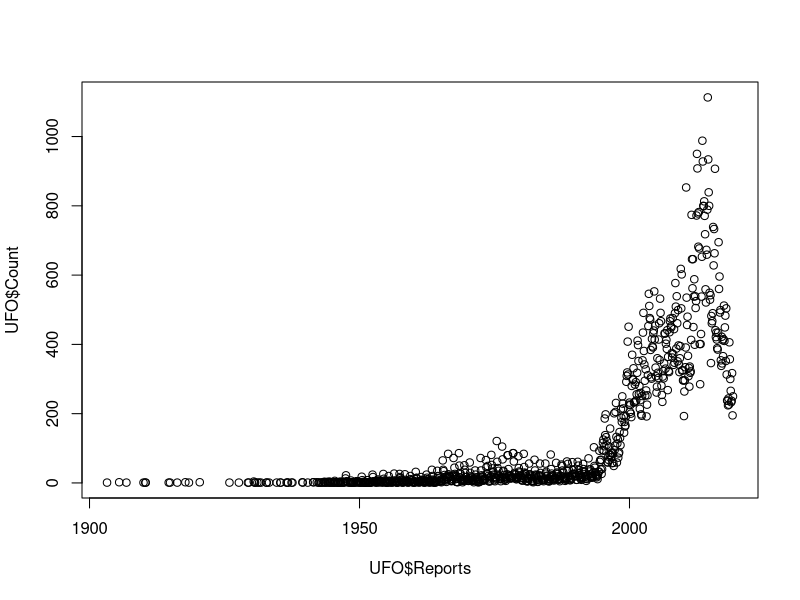
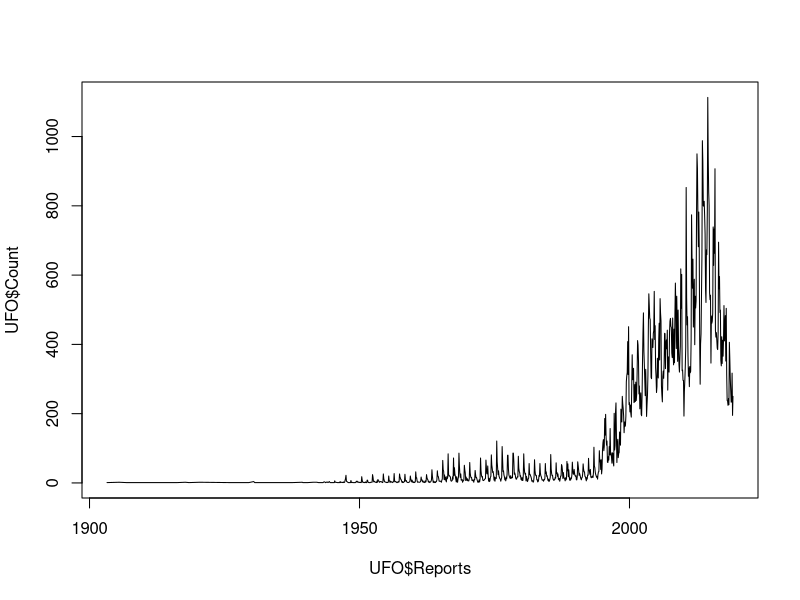
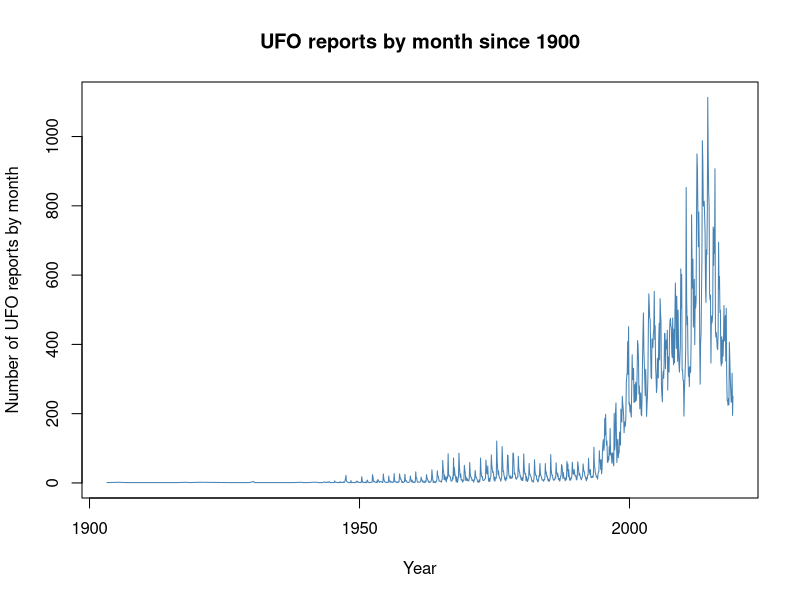
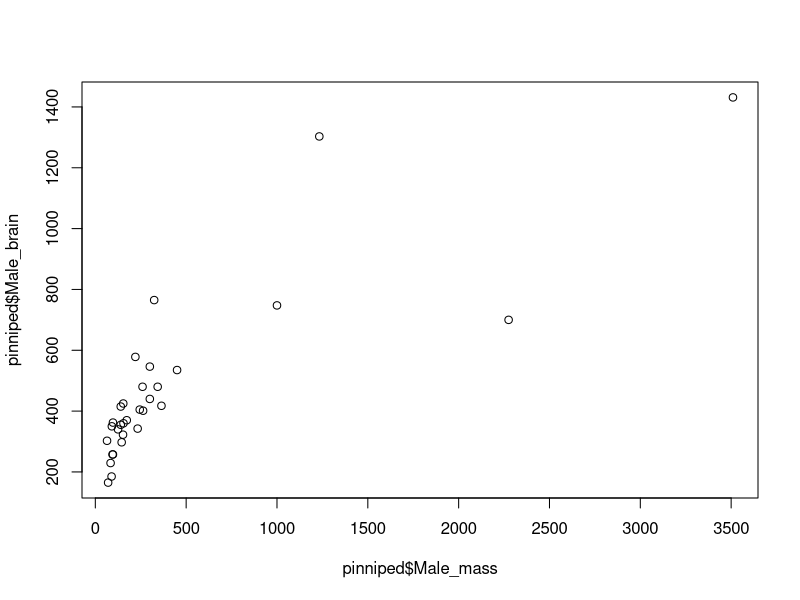
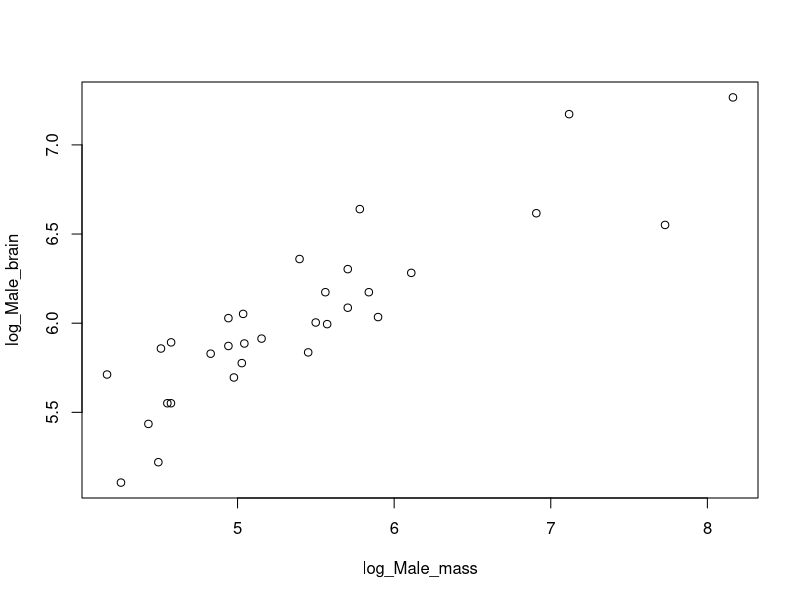
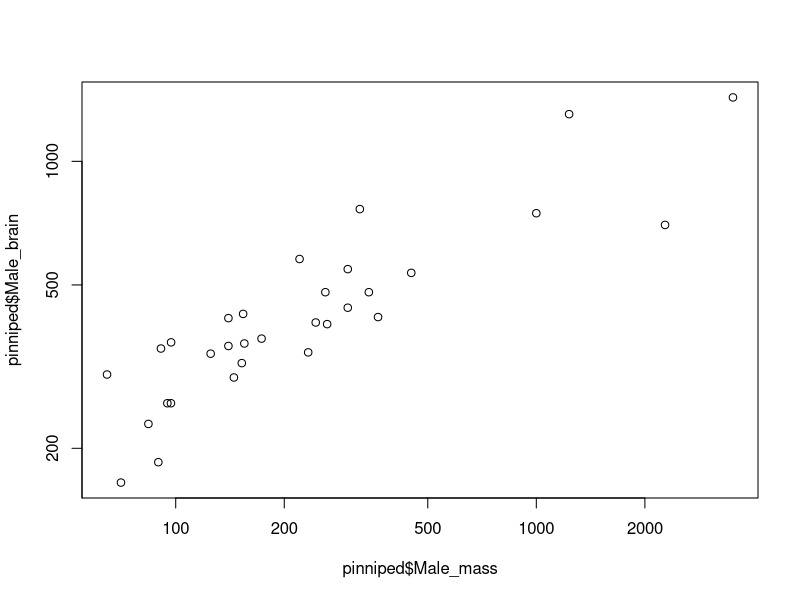
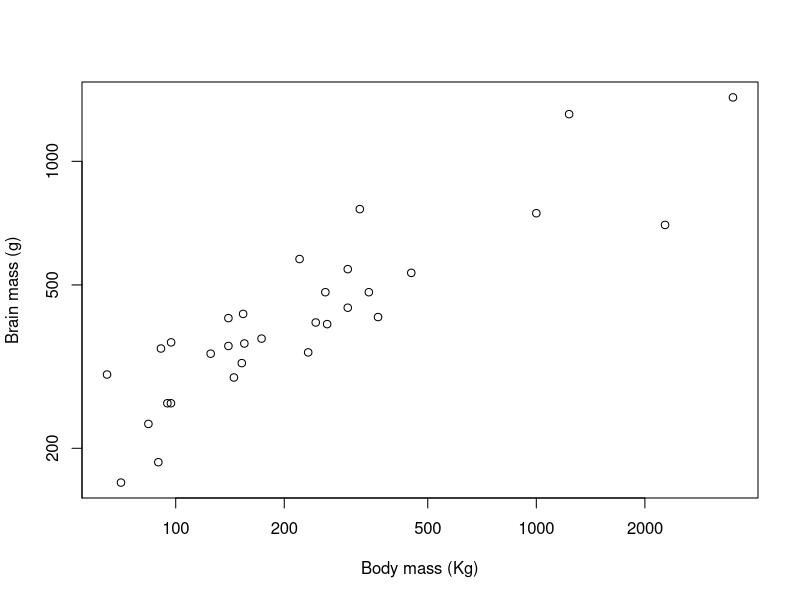
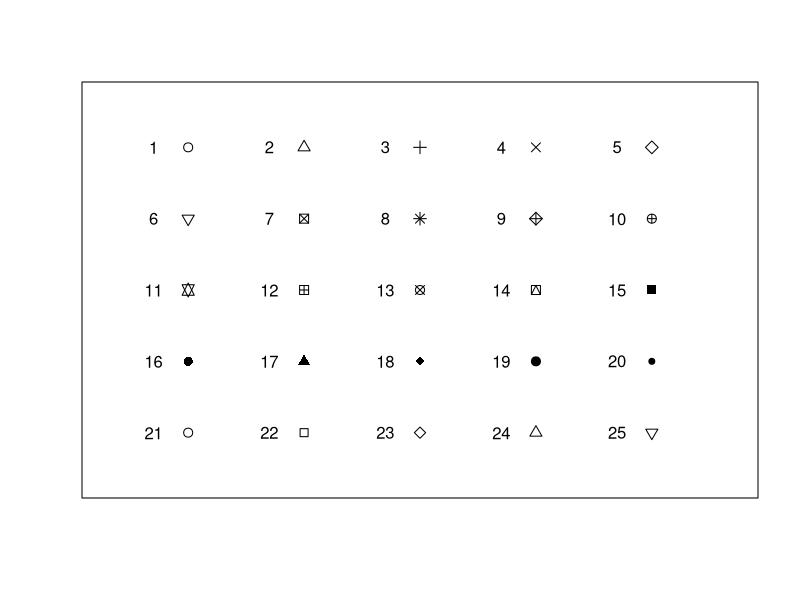

These figures' R source, in order: (Note: this script raises an error after producing the figures.)
## ---- chunk 1
knitr::opts_chunk$set(collapse = TRUE, warning = FALSE, message = FALSE, comment = NA)
## ---- chunk 2
options(digits = 5)  ##Sets number of sig. figs to display output to

## Load data for this chapter

Haemocyte <-
  read.table("Data/Haemocyte.txt", header = TRUE)

tbdata <-
  read.table("Data/TB_HPA.txt", header = TRUE)

earwig <-
  read.table("Data/earwig.txt", header = TRUE)

IMH<-read.table("Data/IMH2012.txt", header = TRUE)
## ---- chunk 3
# Script to read data on UFO reports and plot the data since 1900
# Audrey Bloggs 25th December 2022

# Load data from website
UFO <- read.csv("Data/UFO_data.csv")

# Convert 'Reports' variable to date
UFO$Reports <- as.Date(UFO$Reports, format = "%d/%m/%Y")

# Trim off dates before 1900 which have a different format and convert to NA
UFO <- UFO[which((!is.na(UFO$Reports))), ]

## ---- chunk 4
plot(UFO$Count ~ UFO$Reports)
## ---- chunk 5
plot(UFO$Count ~ UFO$Reports,
     type = "l")
## ---- chunk 6
plot(UFO$Count ~ UFO$Reports,
     type = "l",
     col = "steelblue",
     xlab = "Year",
     ylab = "Number of UFO reports by month",
     main  = "UFO reports by month since 1900")
## ---- chunk 7
pinniped <- read.csv("Data/Pinniped_brains.csv")
## ---- chunk 8
str(pinniped)
## ---- chunk 9
plot(pinniped$Male_brain~pinniped$Male_mass)
## ---- chunk 10
#Generate new variables with the log transformed data
log_Male_brain <- log(pinniped$Male_brain)
log_Male_mass <- log(pinniped$Male_mass)

#plot our new variables
plot(log_Male_brain~log_Male_mass)
## ---- chunk 11
plot(pinniped$Male_brain ~ pinniped$Male_mass,
     log  = "xy")
## ---- chunk 12
plot(pinniped$Male_brain ~ pinniped$Male_mass,
     log  = "xy",
     xlab = "Body mass (Kg)",
     ylab = "Brain mass (g)")
## ---- chunk 13
# Set up variables
X1 <- rep(1:5, 5)
Y1 <- rep(5:1, each = 5)
sym <- 1:25

# Plot the graph
plot(
  X1,
  Y1,
  pch = sym,
  cex = 1.2,
  xlab = "",
  ylab = "",
  xaxt = "n",
  yaxt = "n",
  xlim = c(0.3, 5.7),
  ylim = c(0.3, 5.7)
)

# Add text
text(x = X1 - 0.3, y = Y1, labels = sym)
## ---- chunk 14
plot(pinniped$Male_brain ~ pinniped$Male_mass,
     log  = "xy",
     xlab = "Body mass (Kg)",
     ylab = "Brain mass (g)", 
     pch = 16)
## ---- chunk 15
plot(pinniped$Male_brain ~ pinniped$Male_mass,
     log  = "xy",
     xlab = "Body mass (Kg)",
     ylab = "Brain mass (g)", 
     pch = 16,
     col = "aquamarine4")
## ---- chunk 16
Mating_system <- factor(ifelse(pinniped$Harem == 1, "Non harem", "Harem"))
## ---- chunk 17
colours <- c("aquamarine4", "chocolate2")
## ---- chunk 18
colours[2]
## ---- chunk 19
example <- c(1,1,2,1,2,2,1)
colours[example]
## ---- chunk 20
colours[Mating_system]
## ---- chunk 21
plot(pinniped$Male_brain ~ pinniped$Male_mass,
     log  = "xy",
     xlab = "Body mass (Kg)",
     ylab = "Brain mass (g)", 
     pch = 16,
     col = colours[Mating_system])
## ---- chunk 22
symbols <- c(16,17)
## ---- chunk 23
plot(pinniped$Male_brain ~ pinniped$Male_mass,
     log  = "xy",
     xlab = "Body mass (Kg)",
     ylab = "Brain mass (g)", 
     pch = symbols[Mating_system])
## ---- chunk 24
palette()
## ---- chunk 25
plot(pinniped$Male_brain ~ pinniped$Male_mass,
     log  = "xy",
     xlab = "Body mass (Kg)",
     ylab = "Brain mass (g)", 
     pch = 16,
     col = Mating_system)
## ---- chunk 26
hcl.pals()
## ---- chunk 27
library(RColorBrewer)
display.brewer.all(type = "seq")
## ---- chunk 28
display.brewer.all(type = "div")
## ---- chunk 29
display.brewer.all(type = "qual")
## ---- chunk 30
display.brewer.pal(n = 7, name = 'Dark2')
## ---- chunk 31
palette1 <- brewer.pal(n=7, name = "Dark2")
## ---- chunk 32
palette1
## ---- chunk 33

WB <- read.csv("Data/World_bank_data_2014.csv")
WB$Region <- as.factor(WB$Region)
WB$Income_group <- as.factor(WB$Income_group)

str(WB)
## ---- chunk 34

par(mar = c(5,4,4,13))
par(xpd = TRUE)

plot(WB$Forest_area ~ WB$Precipitation, 
     col = palette1[WB$Region], 
     pch = 16,
     xlab = "Precipitation (mm per year)",
     ylab = "Forest area (%)")

legend(x=3500, y=80, 
       col = palette1, 
       pch = 16, 
       legend = levels(WB$Region), 
       bty = "n", 
       title = "Region")

par(mar = c(5,4,4,2) + 0.1)
par(xpd = FALSE)
## ---- chunk 35

par(mar = c(5,4,4,13))
par(xpd = TRUE)

plot(WB$Forest_area ~ WB$Precipitation, 
     col = palette1[WB$Region], 
     pch = 16,
     xlab = "Precipitation (mm per year)",
     ylab = "Forest area (%)")

legend(x=3500, y=80, 
       col = palette1, 
       pch = 16, 
       legend = levels(WB$Region), 
       bty = "n", 
       title = "Region")

par(mar = c(5,4,4,2) + 0.1)
par(xpd = FALSE)
## ---- chunk 36
IMH<-read.table("Data/IMH2012.txt")
str(IMH)
## ---- chunk 37
plot(
  IMH$Swim,
  IMH$Bike,
  pch = 16,
  col = "aquamarine4",
  xlab = "Swim split (hours)",
  ylab = "Run split (hours)"
)
## ---- chunk 38
as.hexmode(col2rgb("aquamarine4"))
## ---- chunk 39
plot(
  IMH$Swim,
  IMH$Bike,
  pch = 16,
  col = "#458b7464",
  xlab = "Swim split (hours)",
  ylab = "Bike split (hours)"
)
## ---- chunk 40
par(mfrow = c(1,2))

hist(WB$CO2, 
     xlab = expression(paste("CO"[2], " production per capita (tonnes)")), 
     main = "")

hist(WB$Population_growth, 
     xlab = "Population growth (%)", 
     main = "")

par(mfrow = c(1,1))
## ---- chunk 41
par(mfrow = c(1,2))

hist(WB$CO2,
     breaks = seq(from = 0, to = 35, length = 13),
     col = "aquamarine4",
     xlab = expression(paste("CO"[2], " production per capita (tonnes)")), 
     main = "")

hist(WB$Population_growth,
     col = "aquamarine4",
     xlab = "Population growth (%)", 
     main = "")

par(mfrow = c(1,1))
## ---- chunk 42
break1 <- c(0, seq(from = 5, to = 35, by = 1))

hist(WB$CO2,
     breaks = break1,
     freq = FALSE,
     col = "steelblue",
     xlab = expression(paste("CO"[2], " production per capita (tonnes)")), 
     main = "")
## ---- chunk 43
par(mfrow = c(1,2))

boxplot(WB$CO2, 
        ylab = expression(paste("CO"[2], " production per capita (tonnes)")))

boxplot(WB$Population_growth, 
        ylab = "Population growth (%)")

par(mfrow = c(1,1))
## ---- chunk 44

boxplot(WB$CO2 ~ WB$Income_group)
## ---- chunk 45
WB$Income_group <- factor(
  WB$Income_group,
  levels = c(
    "Low income",
    "Lower middle income",
    "Upper middle income",
    "High income"
  )
)

boxplot(
  WB$CO2 ~ WB$Income_group,
  xlab = "Income group",
  ylab = expression(paste(CO[2], " production per capita (tonnes)")),
  col = "grey70",
  cex.axis = 0.8
)

## ---- chunk 46
Income <- as.factor(ifelse(WB$Income_group == "High income" | WB$Income_group == "Upper middle income", "High income", "Low income"))

## ---- chunk 47
boxplot(WB$CO2 ~ Income * WB$Region, col = "grey70")
## ---- chunk 48

palette1 <- c("cadetblue4", "orange")

boxplot(log10(WB$CO2) ~ Income * WB$Region,  
        col = palette1, 
        las = 2)
## ---- chunk 49
par(mar = c(9.5,5,2,6))

boxplot(log10(WB$CO2) ~ Income * WB$Region,  
        col = palette1, 
        xaxt = "n",
        xlab = "",
        ylab = expression(paste(Log[10] , CO[2], " Production (tonnes)", sep = " ")))

axis(side = 1,
     at = seq(1.5, 13.5, by = 2),
     labels = levels(WB$Region),
     las = 2,
     cex.axis = 0.8)

par(xpd = TRUE)

legend(x = 15, y = 1.5,
       legend = c("High", "Low"),
       fill = palette1,
       bty = "n",
       title = "Income")
## ---- chunk 50
CO2_means <- tapply(WB$CO2, WB$Income_group, mean)

CO2_means
## ---- chunk 51
barplot(CO2_means)
## ---- chunk 52

names(CO2_means) <- c("Low", "Lower middle", "Upper middle", "High")

barplot(CO2_means,
        cex.axis = 0.7,
        cex.lab = 0.9,
        cex.names = 0.7,
        xlab = "Income group",
        ylab = expression(paste(Log[10] , CO[2], " Production (tonnes)", sep = " ")))
## ---- chunk 53

barplot(CO2_means,
        cex.axis = 0.7,
        cex.lab = 0.9,
        cex.names = 0.7,
        xlab = "Income group",
        ylab = expression(paste("Mean ", CO[2], " Production (tonnes)", sep = " ")))

ticks <- barplot(CO2_means, plot = FALSE)

axis(side = 1, at = ticks, labels = FALSE)
## ---- chunk 54
income <- factor(ifelse(as.numeric(WB$Income_group) <3, "Low income", "High income"))

CO2_means2 <- tapply(WB$CO2, INDEX = list(income, WB$Region), mean)

CO2_means2
## ---- chunk 55
barplot(CO2_means2, 
        beside = TRUE,
        legend = TRUE)
## ---- chunk 56
#Set up colour palette
palette1 <- c("cadetblue4", "orange") 

#Alter the margins
par(mar = c(9.5,5,2,6))

#Find where the ticks should be for the x-axis
ticks <- barplot(CO2_means2, beside = TRUE, plot = FALSE)
ticks <- colMeans(ticks)

#Draw the graph
barplot(CO2_means2, 
        beside = TRUE,
        legend = TRUE,
        col = palette1,
        las = 2,
        cex.axis = 0.8,
        cex.names = 0.8,
        cex.lab = 0.9,
        ylab = expression(paste("Mean ", CO[2], " Production (tonnes)", sep = " ")))

#Add the axis
axis(side = 1, at = ticks, labels = FALSE)
## ---- chunk 57

hist(WB$Forest_area,
     breaks=15, 
     col="Cadetblue4", 
     ylab="Relative frequency",
     xlab = "Forest area (percentage of total)",
     freq=F)

lines(density(WB$Forest_area, na.rm = TRUE))
## ---- chunk 58

hist(WB$Forest_area,
     breaks=15, 
     col="Cadetblue4", 
     ylab="Relative frequency",
     xlab = "Forest area (percentage of total)",
     freq=F)

#Less smoothing
lines(density(WB$Forest_area, na.rm = TRUE, adjust = 0.5), 
      lty = 2, 
      lwd = 2)

#More smoothing
lines(density(WB$Forest_area, na.rm = TRUE, adjust = 0.2), 
      lty = 3, 
      lwd = 2)

## ---- chunk 59
chart.numbers<-c(15,108,220,22,170)
names(chart.numbers)<-c("Bar", "2D Pie", "3D Pie", "Scatter", "Doughnut")
chart.numbers2<-c(119,12,280,5)
names(chart.numbers2)<-c("Bar", "2D Pie", "Scatter", "Doughnut")
par(mfrow=c(1,2))
pie(chart.numbers)
text(0,1, "Frequencies of graphs in marketing material", cex=0.6, font=2)
pie(chart.numbers2)
text(0,1, "Frequencies of graphs in research papers", cex=0.6, font=2)
## ---- chunk 60
x1<-runif(25, min=0, max=12)		
## ---- chunk 61
y1<-rnorm(25, mean=15, sd=3)	
## ---- chunk 62
err1<-rnorm(25,0,2)			
## ---- chunk 63
z1<-0.8*x1+1.5*y1+err1		
## ---- chunk 64
library(scatterplot3d)
## ---- chunk 65
scatterplot3d(x1, y1, z1, type="h", pch=16)	
## ---- chunk 66
plot(earwig$fcp~earwig$pron,
     xlab = "Pronotum width (mm)",
     ylab = "Forceps length (mm)")
## ---- chunk 67
library(MASS)
earwig.density<-kde2d(earwig$pron, earwig$fcp, n=200)
## ---- chunk 68
contour(earwig.density, xlab="Pronotum width (mm)", ylab="Forceps length (mm)")
## ---- chunk 69
contour(earwig.density, xlab="Pronotum width (mm)", ylab="Forceps length (mm)")
points(earwig$pron, earwig$fcp, pch=16, cex=0.6)
